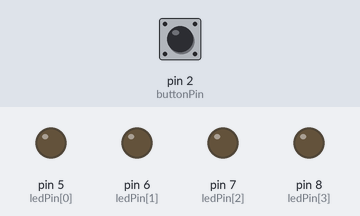
A sketch run on a simulated Arduino Uno, built with avr-gcc and run on an emulated ATmega328P. Shown: output pins drawn as LEDs (lit = HIGH). Dashed ring = blinking. The test bench sets the inputs (shaded band); at power-on: pin 2 (buttonPin) HIGH.

Above: at 1.8 s.
1.9 s: pin 2 (buttonPin) pulled LOW for 3.2 s
At 5.5 s:
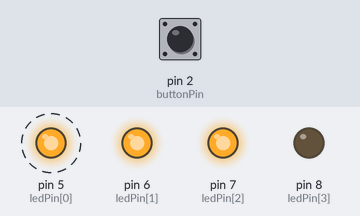
6.6 s: pin 2 (buttonPin) pulled LOW for 0.6 s
At 8.2 s:
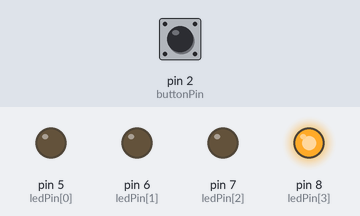
8.7 s: pin 2 (buttonPin) pulled LOW for 1 s
At 10.1 s:
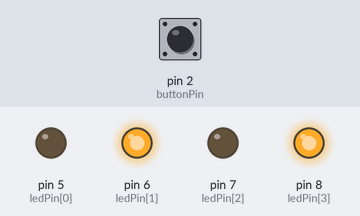
11.2 s: pin 2 (buttonPin) pulled LOW for 0.6 s
At 12.9 s:
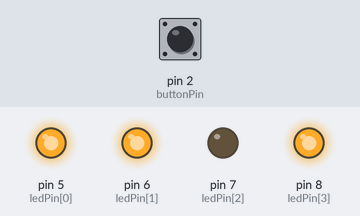
13.3 s: pin 2 (buttonPin) pulled LOW for 0.6 s
At 14.4 s:
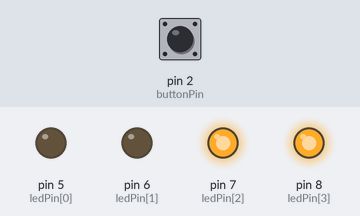
15.4 s: pin 2 (buttonPin) pulled LOW for 1 s
At 16.3 s:
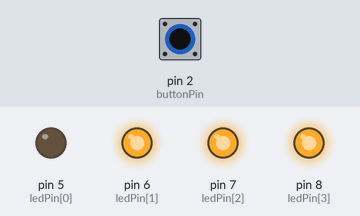
Timing chart, 0 to 18.4 s (numbered marks = the images above; inputs shaded):
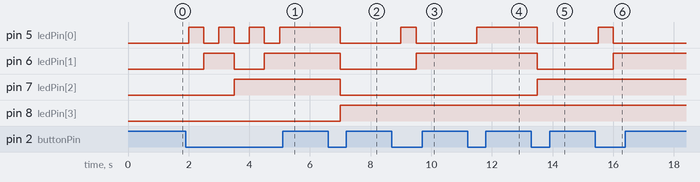

The sketch:

Prog2.ino
```cpp
/**********************************************************************************
**                                                                               **
**                              Digital i/0                                      **
**                                                                               **
**                                                                               **
**********************************************************************************/

//********** Includes *************************************************************

//********** Variables ************************************************************
const int ledPin[] = {5, 6, 7, 8};   // donar nom en un array als pins 5, 6, 7 i 8
const int buttonPin = 2;             // donar nom al pin 2 de l’Arduino
boolean buttonEstat = LOW;           // definir variable d'estat pel polsador

int ledNum = 4;                   // definir variable de número de leds
int num = 0;                      // definir variable del número a mostrar

//********** Setup ****************************************************************
void setup()
{
  for(int i = 0; i < ledNum; i++) // definir els pins 5, 6, 7 i 8 com sortides

    pinMode(ledPin[i], OUTPUT);

  pinMode(buttonPin, INPUT);      // definir el pin 2 com una entrada
  for(int j = 0; j < ledNum ; j++)     // els leds mostren incialment 0
    {
      digitalWrite(ledPin[j], 0);
    }
}

//********** Loop *****************************************************************
void loop()
{
  buttonEstat = digitalRead(buttonPin);
  if (buttonEstat == LOW)
  {
    num = num + 1;                 // incrementar el número a mostrar
    if (num == 16)       // quan ja ha ensenyat el 15 tornar al 0

              num = 0;
           }
for(int j = 0; j < ledNum ; j++)   // actualitzar estat leds per mostrar número
    {
      digitalWrite(ledPin[j], bitRead(num, j));
    }
    delay(500);    // per evitar que en una pulsació curta salti més d'un número
  }


//********** Funcions *************************************************************
```

Measured:
- after the input at 1.9 s, pin 5 (ledPin[0]): alternates HIGH for 0.50 s and LOW for 0.50 s, 7 changes in all, then stays HIGH, starting after 0.10 s; pin 6 (ledPin[1]): LOW → HIGH after 0.60 s, → LOW 1.0 s later, → HIGH 1.0 s later; pin 7 (ledPin[2]): LOW → HIGH after 1.6 s
- after the input at 6.6 s, pin 5 (ledPin[0]), pin 6 (ledPin[1]), pin 7 (ledPin[2]): HIGH → LOW after 0.40 s; pin 8 (ledPin[3]): LOW → HIGH after 0.40 s
- after the input at 8.7 s, pin 5 (ledPin[0]): LOW → HIGH after 0.30 s, → LOW 0.50 s later; pin 6 (ledPin[1]): LOW → HIGH after 0.80 s
- after the input at 11.2 s, pin 5 (ledPin[0]): LOW → HIGH after 0.30 s
- after the input at 13.3 s, pin 5 (ledPin[0]), pin 6 (ledPin[1]): HIGH → LOW after 0.20 s; pin 7 (ledPin[2]): LOW → HIGH after 0.20 s
- after the input at 15.4 s, pin 5 (ledPin[0]): LOW → HIGH after 0.10 s, → LOW 0.50 s later; pin 6 (ledPin[1]): LOW → HIGH after 0.60 s
